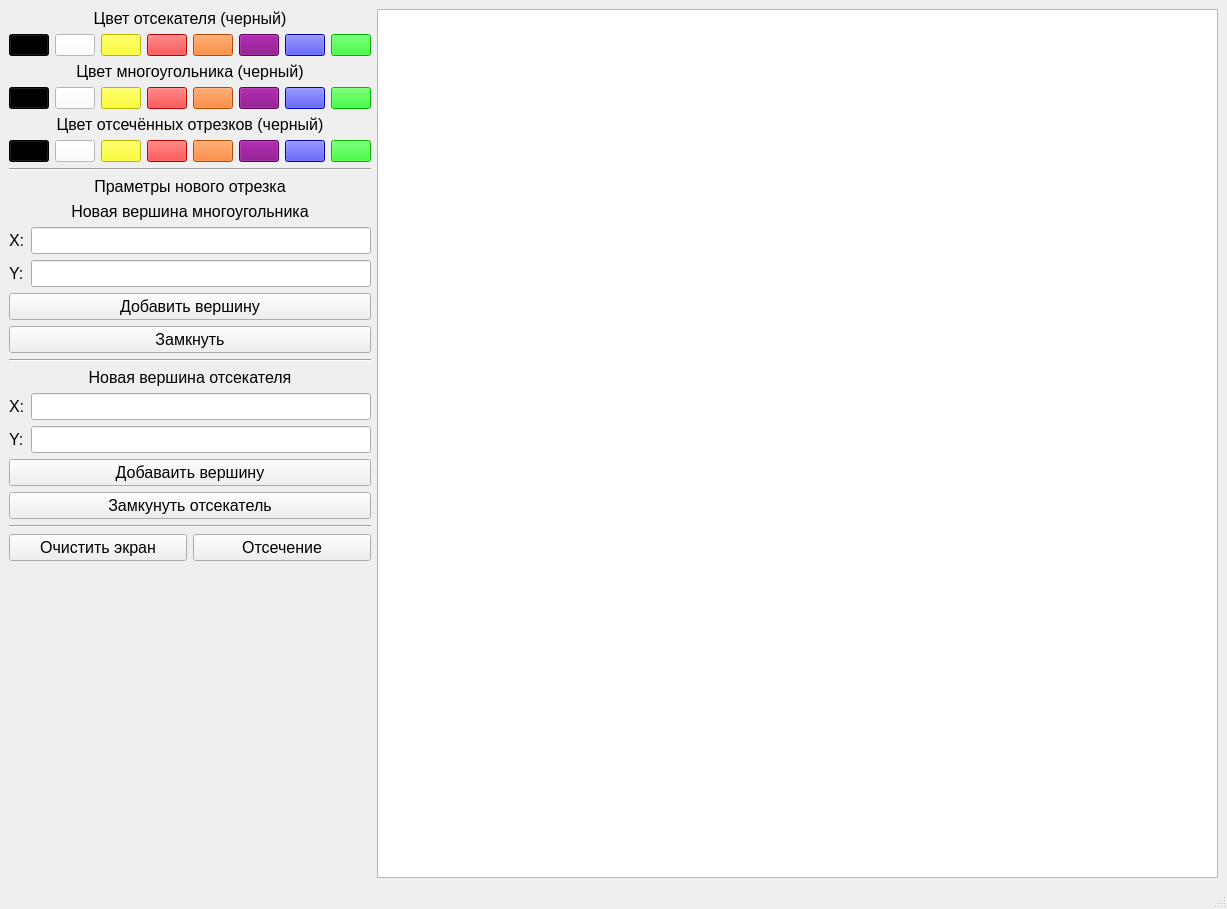
<?xml version="1.0" encoding="UTF-8"?>
<ui version="4.0">
 <class>MainWindow</class>
 <widget class="QMainWindow" name="MainWindow">
  <property name="geometry">
   <rect>
    <x>0</x>
    <y>0</y>
    <width>1227</width>
    <height>909</height>
   </rect>
  </property>
  <property name="windowTitle">
   <string>MainWindow</string>
  </property>
  <widget class="QWidget" name="centralwidget">
   <layout class="QHBoxLayout" name="horizontalLayout_3" stretch="0,1">
    <item>
     <layout class="QVBoxLayout" name="ControlLayout">
      <item>
       <layout class="QVBoxLayout" name="CipperColorBox">
        <item>
         <widget class="QLabel" name="CipperColorLabel">
          <property name="sizePolicy">
           <sizepolicy hsizetype="Minimum" vsizetype="Fixed">
            <horstretch>0</horstretch>
            <verstretch>0</verstretch>
           </sizepolicy>
          </property>
          <property name="font">
           <font>
            <pointsize>12</pointsize>
           </font>
          </property>
          <property name="text">
           <string>Цвет отсекателя (черный)</string>
          </property>
          <property name="alignment">
           <set>Qt::AlignCenter</set>
          </property>
         </widget>
        </item>
        <item>
         <layout class="QHBoxLayout" name="CipperColorLay">
          <item>
           <widget class="QPushButton" name="ButtonBlackCipper">
            <property name="sizePolicy">
             <sizepolicy hsizetype="Minimum" vsizetype="Fixed">
              <horstretch>0</horstretch>
              <verstretch>0</verstretch>
             </sizepolicy>
            </property>
            <property name="styleSheet">
             <string notr="true">QPushButton{
	background-color: rgb(0,0,0);
}</string>
            </property>
            <property name="text">
             <string/>
            </property>
           </widget>
          </item>
          <item>
           <widget class="QPushButton" name="ButtonWhiteCipper">
            <property name="sizePolicy">
             <sizepolicy hsizetype="Minimum" vsizetype="Fixed">
              <horstretch>0</horstretch>
              <verstretch>0</verstretch>
             </sizepolicy>
            </property>
            <property name="styleSheet">
             <string notr="true">QPushButton{
	background-color: rgb(255,255,255);
}</string>
            </property>
            <property name="text">
             <string/>
            </property>
           </widget>
          </item>
          <item>
           <widget class="QPushButton" name="ButtonYellowCipper">
            <property name="sizePolicy">
             <sizepolicy hsizetype="Minimum" vsizetype="Fixed">
              <horstretch>0</horstretch>
              <verstretch>0</verstretch>
             </sizepolicy>
            </property>
            <property name="styleSheet">
             <string notr="true">QPushButton{
	background-color: rgb(255,255,0);
}</string>
            </property>
            <property name="text">
             <string/>
            </property>
           </widget>
          </item>
          <item>
           <widget class="QPushButton" name="ButtonRedCipper">
            <property name="sizePolicy">
             <sizepolicy hsizetype="Minimum" vsizetype="Fixed">
              <horstretch>0</horstretch>
              <verstretch>0</verstretch>
             </sizepolicy>
            </property>
            <property name="styleSheet">
             <string notr="true">QPushButton{
	background-color: rgb(255,0,0);
}</string>
            </property>
            <property name="text">
             <string/>
            </property>
           </widget>
          </item>
          <item>
           <widget class="QPushButton" name="ButtonOrangeCipper">
            <property name="sizePolicy">
             <sizepolicy hsizetype="Minimum" vsizetype="Fixed">
              <horstretch>0</horstretch>
              <verstretch>0</verstretch>
             </sizepolicy>
            </property>
            <property name="styleSheet">
             <string notr="true">QPushButton{
	background-color: rgb(255,104,0);
}</string>
            </property>
            <property name="text">
             <string/>
            </property>
           </widget>
          </item>
          <item>
           <widget class="QPushButton" name="ButtonPurpleCipper">
            <property name="sizePolicy">
             <sizepolicy hsizetype="Minimum" vsizetype="Fixed">
              <horstretch>0</horstretch>
              <verstretch>0</verstretch>
             </sizepolicy>
            </property>
            <property name="styleSheet">
             <string notr="true">QPushButton{
	background-color: rgb(128,0,128);
}</string>
            </property>
            <property name="text">
             <string/>
            </property>
           </widget>
          </item>
          <item>
           <widget class="QPushButton" name="ButtonBlueCipper">
            <property name="sizePolicy">
             <sizepolicy hsizetype="Minimum" vsizetype="Fixed">
              <horstretch>0</horstretch>
              <verstretch>0</verstretch>
             </sizepolicy>
            </property>
            <property name="styleSheet">
             <string notr="true">QPushButton{
	background-color: rgb(0,0,255);
}</string>
            </property>
            <property name="text">
             <string/>
            </property>
           </widget>
          </item>
          <item>
           <widget class="QPushButton" name="ButtonGreenCipper">
            <property name="sizePolicy">
             <sizepolicy hsizetype="Minimum" vsizetype="Fixed">
              <horstretch>0</horstretch>
              <verstretch>0</verstretch>
             </sizepolicy>
            </property>
            <property name="styleSheet">
             <string notr="true">QPushButton{
	background-color: rgb(0,255,0);
}</string>
            </property>
            <property name="text">
             <string/>
            </property>
           </widget>
          </item>
         </layout>
        </item>
       </layout>
      </item>
      <item>
       <layout class="QVBoxLayout" name="FragmentColorBox">
        <item>
         <widget class="QLabel" name="LIneColorFragment">
          <property name="sizePolicy">
           <sizepolicy hsizetype="Minimum" vsizetype="Fixed">
            <horstretch>0</horstretch>
            <verstretch>0</verstretch>
           </sizepolicy>
          </property>
          <property name="font">
           <font>
            <pointsize>12</pointsize>
           </font>
          </property>
          <property name="text">
           <string>Цвет многоугольника (черный)</string>
          </property>
          <property name="alignment">
           <set>Qt::AlignCenter</set>
          </property>
         </widget>
        </item>
        <item>
         <layout class="QHBoxLayout" name="FragmentColorsLay">
          <item>
           <widget class="QPushButton" name="ButtonBlackFragment">
            <property name="sizePolicy">
             <sizepolicy hsizetype="Minimum" vsizetype="Fixed">
              <horstretch>0</horstretch>
              <verstretch>0</verstretch>
             </sizepolicy>
            </property>
            <property name="styleSheet">
             <string notr="true">QPushButton{
	background-color: rgb(0,0,0);
}</string>
            </property>
            <property name="text">
             <string/>
            </property>
           </widget>
          </item>
          <item>
           <widget class="QPushButton" name="ButtonWhiteFragment">
            <property name="sizePolicy">
             <sizepolicy hsizetype="Minimum" vsizetype="Fixed">
              <horstretch>0</horstretch>
              <verstretch>0</verstretch>
             </sizepolicy>
            </property>
            <property name="styleSheet">
             <string notr="true">QPushButton{
	background-color: rgb(255,255,255);
}</string>
            </property>
            <property name="text">
             <string/>
            </property>
           </widget>
          </item>
          <item>
           <widget class="QPushButton" name="ButtonYellowFragment">
            <property name="sizePolicy">
             <sizepolicy hsizetype="Minimum" vsizetype="Fixed">
              <horstretch>0</horstretch>
              <verstretch>0</verstretch>
             </sizepolicy>
            </property>
            <property name="styleSheet">
             <string notr="true">QPushButton{
	background-color: rgb(255,255,0);
}</string>
            </property>
            <property name="text">
             <string/>
            </property>
           </widget>
          </item>
          <item>
           <widget class="QPushButton" name="ButtonRedFragment">
            <property name="sizePolicy">
             <sizepolicy hsizetype="Minimum" vsizetype="Fixed">
              <horstretch>0</horstretch>
              <verstretch>0</verstretch>
             </sizepolicy>
            </property>
            <property name="styleSheet">
             <string notr="true">QPushButton{
	background-color: rgb(255,0,0);
}</string>
            </property>
            <property name="text">
             <string/>
            </property>
           </widget>
          </item>
          <item>
           <widget class="QPushButton" name="ButtonOrangeFragment">
            <property name="sizePolicy">
             <sizepolicy hsizetype="Minimum" vsizetype="Fixed">
              <horstretch>0</horstretch>
              <verstretch>0</verstretch>
             </sizepolicy>
            </property>
            <property name="styleSheet">
             <string notr="true">QPushButton{
	background-color: rgb(255,104,0);
}</string>
            </property>
            <property name="text">
             <string/>
            </property>
           </widget>
          </item>
          <item>
           <widget class="QPushButton" name="ButtonPurpleFragment">
            <property name="sizePolicy">
             <sizepolicy hsizetype="Minimum" vsizetype="Fixed">
              <horstretch>0</horstretch>
              <verstretch>0</verstretch>
             </sizepolicy>
            </property>
            <property name="styleSheet">
             <string notr="true">QPushButton{
	background-color: rgb(128,0,128);
}</string>
            </property>
            <property name="text">
             <string/>
            </property>
           </widget>
          </item>
          <item>
           <widget class="QPushButton" name="ButtonBlueFragment">
            <property name="sizePolicy">
             <sizepolicy hsizetype="Minimum" vsizetype="Fixed">
              <horstretch>0</horstretch>
              <verstretch>0</verstretch>
             </sizepolicy>
            </property>
            <property name="styleSheet">
             <string notr="true">QPushButton{
	background-color: rgb(0,0,255);
}</string>
            </property>
            <property name="text">
             <string/>
            </property>
           </widget>
          </item>
          <item>
           <widget class="QPushButton" name="ButtonGreenFragment">
            <property name="sizePolicy">
             <sizepolicy hsizetype="Minimum" vsizetype="Fixed">
              <horstretch>0</horstretch>
              <verstretch>0</verstretch>
             </sizepolicy>
            </property>
            <property name="styleSheet">
             <string notr="true">QPushButton{
	background-color: rgb(0,255,0);
}</string>
            </property>
            <property name="text">
             <string/>
            </property>
           </widget>
          </item>
         </layout>
        </item>
       </layout>
      </item>
      <item>
       <layout class="QVBoxLayout" name="LineColorBox">
        <item>
         <widget class="QLabel" name="LIneColorLabel">
          <property name="sizePolicy">
           <sizepolicy hsizetype="Minimum" vsizetype="Fixed">
            <horstretch>0</horstretch>
            <verstretch>0</verstretch>
           </sizepolicy>
          </property>
          <property name="font">
           <font>
            <pointsize>12</pointsize>
           </font>
          </property>
          <property name="text">
           <string>Цвет отсечённых отрезков (черный)</string>
          </property>
          <property name="alignment">
           <set>Qt::AlignCenter</set>
          </property>
         </widget>
        </item>
        <item>
         <layout class="QHBoxLayout" name="LineColorsLay">
          <item>
           <widget class="QPushButton" name="ButtonBlackLine">
            <property name="sizePolicy">
             <sizepolicy hsizetype="Minimum" vsizetype="Fixed">
              <horstretch>0</horstretch>
              <verstretch>0</verstretch>
             </sizepolicy>
            </property>
            <property name="styleSheet">
             <string notr="true">QPushButton{
	background-color: rgb(0,0,0);
}</string>
            </property>
            <property name="text">
             <string/>
            </property>
           </widget>
          </item>
          <item>
           <widget class="QPushButton" name="ButtonWhiteLine">
            <property name="sizePolicy">
             <sizepolicy hsizetype="Minimum" vsizetype="Fixed">
              <horstretch>0</horstretch>
              <verstretch>0</verstretch>
             </sizepolicy>
            </property>
            <property name="styleSheet">
             <string notr="true">QPushButton{
	background-color: rgb(255,255,255);
}</string>
            </property>
            <property name="text">
             <string/>
            </property>
           </widget>
          </item>
          <item>
           <widget class="QPushButton" name="ButtonYellowLine">
            <property name="sizePolicy">
             <sizepolicy hsizetype="Minimum" vsizetype="Fixed">
              <horstretch>0</horstretch>
              <verstretch>0</verstretch>
             </sizepolicy>
            </property>
            <property name="styleSheet">
             <string notr="true">QPushButton{
	background-color: rgb(255,255,0);
}</string>
            </property>
            <property name="text">
             <string/>
            </property>
           </widget>
          </item>
          <item>
           <widget class="QPushButton" name="ButtonRedLine">
            <property name="sizePolicy">
             <sizepolicy hsizetype="Minimum" vsizetype="Fixed">
              <horstretch>0</horstretch>
              <verstretch>0</verstretch>
             </sizepolicy>
            </property>
            <property name="styleSheet">
             <string notr="true">QPushButton{
	background-color: rgb(255,0,0);
}</string>
            </property>
            <property name="text">
             <string/>
            </property>
           </widget>
          </item>
          <item>
           <widget class="QPushButton" name="ButtonOrangeLine">
            <property name="sizePolicy">
             <sizepolicy hsizetype="Minimum" vsizetype="Fixed">
              <horstretch>0</horstretch>
              <verstretch>0</verstretch>
             </sizepolicy>
            </property>
            <property name="styleSheet">
             <string notr="true">QPushButton{
	background-color: rgb(255,104,0);
}</string>
            </property>
            <property name="text">
             <string/>
            </property>
           </widget>
          </item>
          <item>
           <widget class="QPushButton" name="ButtonPurpleLine">
            <property name="sizePolicy">
             <sizepolicy hsizetype="Minimum" vsizetype="Fixed">
              <horstretch>0</horstretch>
              <verstretch>0</verstretch>
             </sizepolicy>
            </property>
            <property name="styleSheet">
             <string notr="true">QPushButton{
	background-color: rgb(128,0,128);
}</string>
            </property>
            <property name="text">
             <string/>
            </property>
           </widget>
          </item>
          <item>
           <widget class="QPushButton" name="ButtonBlueLine">
            <property name="sizePolicy">
             <sizepolicy hsizetype="Minimum" vsizetype="Fixed">
              <horstretch>0</horstretch>
              <verstretch>0</verstretch>
             </sizepolicy>
            </property>
            <property name="styleSheet">
             <string notr="true">QPushButton{
	background-color: rgb(0,0,255);
}</string>
            </property>
            <property name="text">
             <string/>
            </property>
           </widget>
          </item>
          <item>
           <widget class="QPushButton" name="ButtonGreenLine">
            <property name="sizePolicy">
             <sizepolicy hsizetype="Minimum" vsizetype="Fixed">
              <horstretch>0</horstretch>
              <verstretch>0</verstretch>
             </sizepolicy>
            </property>
            <property name="styleSheet">
             <string notr="true">QPushButton{
	background-color: rgb(0,255,0);
}</string>
            </property>
            <property name="text">
             <string/>
            </property>
           </widget>
          </item>
         </layout>
        </item>
       </layout>
      </item>
      <item>
       <widget class="Line" name="line_2">
        <property name="orientation">
         <enum>Qt::Horizontal</enum>
        </property>
       </widget>
      </item>
      <item>
       <layout class="QVBoxLayout" name="verticalLayout_5">
        <item>
         <widget class="QLabel" name="label_6">
          <property name="sizePolicy">
           <sizepolicy hsizetype="Minimum" vsizetype="Preferred">
            <horstretch>0</horstretch>
            <verstretch>0</verstretch>
           </sizepolicy>
          </property>
          <property name="font">
           <font>
            <pointsize>12</pointsize>
           </font>
          </property>
          <property name="text">
           <string>Праметры нового отрезка</string>
          </property>
          <property name="alignment">
           <set>Qt::AlignCenter</set>
          </property>
         </widget>
        </item>
        <item>
         <layout class="QHBoxLayout" name="horizontalLayout_2">
          <item>
           <layout class="QVBoxLayout" name="verticalLayout_3">
            <item>
             <widget class="QLabel" name="label_3">
              <property name="sizePolicy">
               <sizepolicy hsizetype="Minimum" vsizetype="Preferred">
                <horstretch>0</horstretch>
                <verstretch>0</verstretch>
               </sizepolicy>
              </property>
              <property name="font">
               <font>
                <pointsize>12</pointsize>
               </font>
              </property>
              <property name="text">
               <string>Новая вершина многоугольника</string>
              </property>
              <property name="alignment">
               <set>Qt::AlignCenter</set>
              </property>
             </widget>
            </item>
            <item>
             <layout class="QFormLayout" name="Lb_clipper_form_2">
              <item row="0" column="0">
               <widget class="QLabel" name="lb_x_clipperLabel_3">
                <property name="sizePolicy">
                 <sizepolicy hsizetype="Minimum" vsizetype="Preferred">
                  <horstretch>0</horstretch>
                  <verstretch>0</verstretch>
                 </sizepolicy>
                </property>
                <property name="font">
                 <font>
                  <pointsize>12</pointsize>
                 </font>
                </property>
                <property name="text">
                 <string>X:</string>
                </property>
               </widget>
              </item>
              <item row="0" column="1">
               <widget class="QLineEdit" name="mx_LE">
                <property name="sizePolicy">
                 <sizepolicy hsizetype="Minimum" vsizetype="Fixed">
                  <horstretch>0</horstretch>
                  <verstretch>0</verstretch>
                 </sizepolicy>
                </property>
                <property name="font">
                 <font>
                  <pointsize>12</pointsize>
                 </font>
                </property>
               </widget>
              </item>
              <item row="1" column="0">
               <widget class="QLabel" name="lb_y_clipperLabel_3">
                <property name="sizePolicy">
                 <sizepolicy hsizetype="Minimum" vsizetype="Preferred">
                  <horstretch>0</horstretch>
                  <verstretch>0</verstretch>
                 </sizepolicy>
                </property>
                <property name="font">
                 <font>
                  <pointsize>12</pointsize>
                 </font>
                </property>
                <property name="text">
                 <string>Y:</string>
                </property>
               </widget>
              </item>
              <item row="1" column="1">
               <widget class="QLineEdit" name="my_LE">
                <property name="sizePolicy">
                 <sizepolicy hsizetype="Minimum" vsizetype="Fixed">
                  <horstretch>0</horstretch>
                  <verstretch>0</verstretch>
                 </sizepolicy>
                </property>
                <property name="font">
                 <font>
                  <pointsize>12</pointsize>
                 </font>
                </property>
               </widget>
              </item>
             </layout>
            </item>
           </layout>
          </item>
         </layout>
        </item>
       </layout>
      </item>
      <item>
       <widget class="QPushButton" name="DrawSegmentButton">
        <property name="font">
         <font>
          <pointsize>12</pointsize>
         </font>
        </property>
        <property name="text">
         <string>Добавить вершину</string>
        </property>
       </widget>
      </item>
      <item>
       <widget class="QPushButton" name="ClosePolygonButton">
        <property name="font">
         <font>
          <pointsize>12</pointsize>
         </font>
        </property>
        <property name="text">
         <string>Замкнуть</string>
        </property>
       </widget>
      </item>
      <item>
       <widget class="Line" name="line">
        <property name="orientation">
         <enum>Qt::Horizontal</enum>
        </property>
       </widget>
      </item>
      <item>
       <widget class="QLabel" name="label_5">
        <property name="sizePolicy">
         <sizepolicy hsizetype="Minimum" vsizetype="Preferred">
          <horstretch>0</horstretch>
          <verstretch>0</verstretch>
         </sizepolicy>
        </property>
        <property name="font">
         <font>
          <pointsize>12</pointsize>
         </font>
        </property>
        <property name="text">
         <string>Новая вершина отсекателя</string>
        </property>
        <property name="alignment">
         <set>Qt::AlignCenter</set>
        </property>
       </widget>
      </item>
      <item>
       <layout class="QHBoxLayout" name="horizontalLayout">
        <item>
         <layout class="QVBoxLayout" name="verticalLayout">
          <item>
           <layout class="QFormLayout" name="Lt_clipper_form">
            <item row="0" column="0">
             <widget class="QLabel" name="lb_x_clipperLabel">
              <property name="sizePolicy">
               <sizepolicy hsizetype="Minimum" vsizetype="Preferred">
                <horstretch>0</horstretch>
                <verstretch>0</verstretch>
               </sizepolicy>
              </property>
              <property name="font">
               <font>
                <pointsize>12</pointsize>
               </font>
              </property>
              <property name="text">
               <string>X:</string>
              </property>
             </widget>
            </item>
            <item row="0" column="1">
             <widget class="QLineEdit" name="x_clipperLineEdit">
              <property name="sizePolicy">
               <sizepolicy hsizetype="Minimum" vsizetype="Fixed">
                <horstretch>0</horstretch>
                <verstretch>0</verstretch>
               </sizepolicy>
              </property>
              <property name="font">
               <font>
                <pointsize>12</pointsize>
               </font>
              </property>
             </widget>
            </item>
            <item row="1" column="0">
             <widget class="QLabel" name="lb_y_clipperLabel">
              <property name="sizePolicy">
               <sizepolicy hsizetype="Minimum" vsizetype="Preferred">
                <horstretch>0</horstretch>
                <verstretch>0</verstretch>
               </sizepolicy>
              </property>
              <property name="font">
               <font>
                <pointsize>12</pointsize>
               </font>
              </property>
              <property name="text">
               <string>Y:</string>
              </property>
             </widget>
            </item>
            <item row="1" column="1">
             <widget class="QLineEdit" name="y_clipperLineEdit">
              <property name="sizePolicy">
               <sizepolicy hsizetype="Minimum" vsizetype="Fixed">
                <horstretch>0</horstretch>
                <verstretch>0</verstretch>
               </sizepolicy>
              </property>
              <property name="font">
               <font>
                <pointsize>12</pointsize>
               </font>
              </property>
             </widget>
            </item>
           </layout>
          </item>
         </layout>
        </item>
       </layout>
      </item>
      <item>
       <widget class="QPushButton" name="AddDorClipperButton">
        <property name="font">
         <font>
          <pointsize>12</pointsize>
         </font>
        </property>
        <property name="text">
         <string>Добаваить вершину</string>
        </property>
       </widget>
      </item>
      <item>
       <widget class="QPushButton" name="CloseClipperButton">
        <property name="font">
         <font>
          <pointsize>12</pointsize>
         </font>
        </property>
        <property name="text">
         <string>Замкунуть отсекатель</string>
        </property>
       </widget>
      </item>
      <item>
       <widget class="Line" name="line_3">
        <property name="orientation">
         <enum>Qt::Horizontal</enum>
        </property>
       </widget>
      </item>
      <item>
       <layout class="QHBoxLayout" name="ActionLayout">
        <item>
         <widget class="QPushButton" name="CleanButton">
          <property name="sizePolicy">
           <sizepolicy hsizetype="Minimum" vsizetype="Fixed">
            <horstretch>0</horstretch>
            <verstretch>0</verstretch>
           </sizepolicy>
          </property>
          <property name="font">
           <font>
            <pointsize>12</pointsize>
           </font>
          </property>
          <property name="text">
           <string>Очистить экран</string>
          </property>
         </widget>
        </item>
        <item>
         <widget class="QPushButton" name="DrawButton">
          <property name="sizePolicy">
           <sizepolicy hsizetype="Minimum" vsizetype="Fixed">
            <horstretch>0</horstretch>
            <verstretch>0</verstretch>
           </sizepolicy>
          </property>
          <property name="font">
           <font>
            <pointsize>12</pointsize>
           </font>
          </property>
          <property name="text">
           <string>Отсечение</string>
          </property>
         </widget>
        </item>
       </layout>
      </item>
      <item>
       <spacer name="verticalSpacer">
        <property name="orientation">
         <enum>Qt::Vertical</enum>
        </property>
        <property name="sizeHint" stdset="0">
         <size>
          <width>20</width>
          <height>40</height>
         </size>
        </property>
       </spacer>
      </item>
     </layout>
    </item>
    <item>
     <widget class="QGraphicsView" name="ResView">
      <property name="alignment">
       <set>Qt::AlignLeading|Qt::AlignLeft|Qt::AlignTop</set>
      </property>
     </widget>
    </item>
   </layout>
  </widget>
  <widget class="QMenuBar" name="menubar">
   <property name="geometry">
    <rect>
     <x>0</x>
     <y>0</y>
     <width>1227</width>
     <height>21</height>
    </rect>
   </property>
  </widget>
  <widget class="QStatusBar" name="statusbar"/>
 </widget>
 <resources/>
 <connections/>
</ui>
